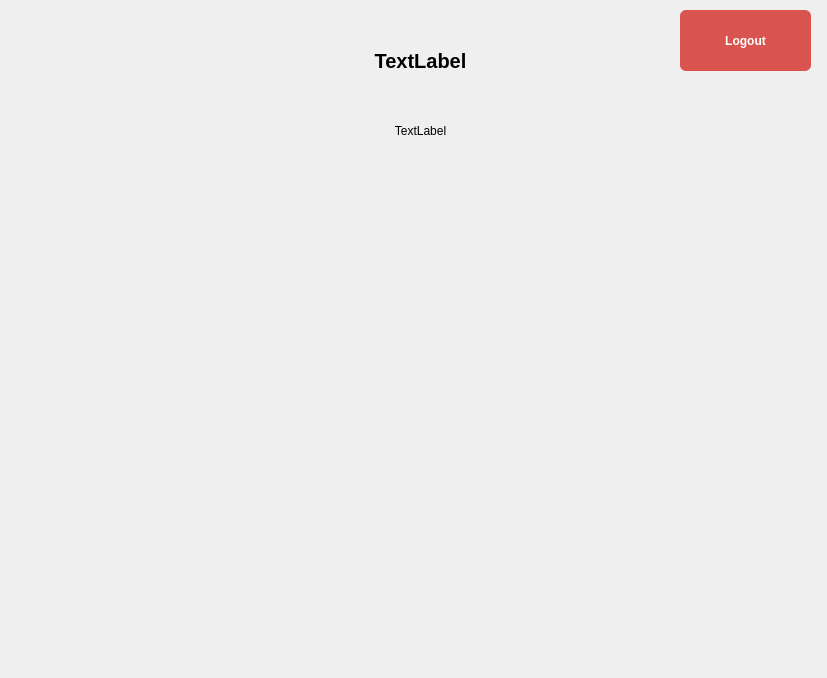
<?xml version="1.0" encoding="UTF-8"?>
<ui version="4.0">
 <class>CashierPage</class>
 <widget class="QWidget" name="CashierPage">
  <property name="geometry">
   <rect>
    <x>0</x>
    <y>0</y>
    <width>827</width>
    <height>678</height>
   </rect>
  </property>
  <property name="windowTitle">
   <string>Form</string>
  </property>
  <widget class="QLabel" name="typeLabel">
   <property name="geometry">
    <rect>
     <x>250</x>
     <y>30</y>
     <width>341</width>
     <height>61</height>
    </rect>
   </property>
   <property name="styleSheet">
    <string notr="true">font-size: 20px;
font-weight: 500;</string>
   </property>
   <property name="text">
    <string>TextLabel</string>
   </property>
   <property name="alignment">
    <set>Qt::AlignmentFlag::AlignCenter</set>
   </property>
  </widget>
  <widget class="QLabel" name="greetingLabel">
   <property name="geometry">
    <rect>
     <x>250</x>
     <y>110</y>
     <width>341</width>
     <height>41</height>
    </rect>
   </property>
   <property name="text">
    <string>TextLabel</string>
   </property>
   <property name="alignment">
    <set>Qt::AlignmentFlag::AlignCenter</set>
   </property>
  </widget>
  <widget class="QPushButton" name="logoutButton">
   <property name="geometry">
    <rect>
     <x>680</x>
     <y>10</y>
     <width>131</width>
     <height>61</height>
    </rect>
   </property>
   <property name="styleSheet">
    <string notr="true">QPushButton {
    background-color: #D9534F;
    color: white;
    border: none;
    border-radius: 6px;
    padding: 8px 16px;
    font-weight: bold;
}

QPushButton:hover {
    background-color: #C9302C;
}

QPushButton:pressed {
    background-color: #AC2925;
}</string>
   </property>
   <property name="text">
    <string>Logout</string>
   </property>
  </widget>
 </widget>
 <resources/>
 <connections/>
</ui>
